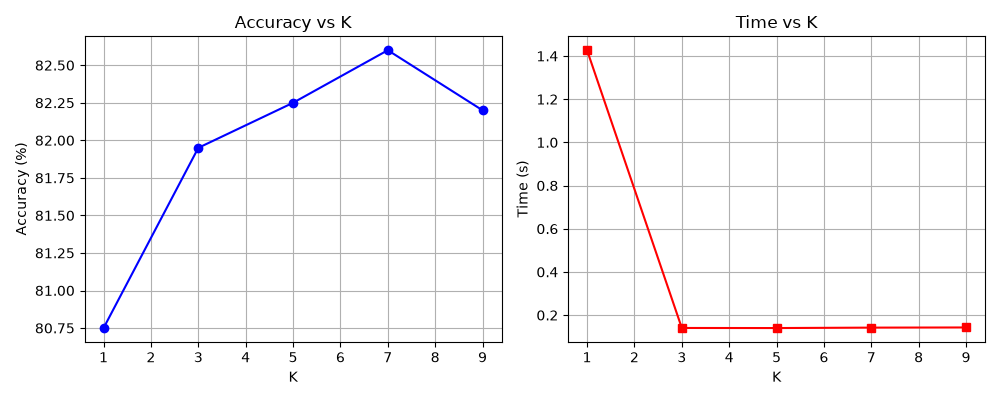

Write Python code to recreate this figure.
import time
import matplotlib.pyplot as plt
from sklearn.datasets import fetch_openml
from sklearn.metrics import accuracy_score
from sklearn.neighbors import KNeighborsClassifier

mnist = fetch_openml("Fashion-MNIST", version=1, as_frame=False)
X, y = mnist.data / 255.0, mnist.target.astype(int)

X_train, X_test = X[:10000], X[60000:62000]
y_train, y_test = y[:10000], y[60000:62000]

k_values = [1, 3, 5, 7, 9]
accuracies, times = [], []

for k in k_values:
    model = KNeighborsClassifier(n_neighbors=k)
    model.fit(X_train, y_train)
    start = time.time()
    pred = model.predict(X_test)
    times.append(time.time() - start)
    accuracies.append(accuracy_score(y_test, pred) * 100)
    print(f"K={k}  Accuracy={accuracies[-1]:.2f}%  Time={times[-1]:.3f}s")

print("\nK Value | Accuracy | Time")
for k, a, t in zip(k_values, accuracies, times):
    print(f"{k:^7} | {a:.2f}%   | {t:.3f}s")

plt.figure(figsize=(10, 4))
plt.subplot(1, 2, 1)
plt.plot(k_values, accuracies, "bo-")
plt.xlabel("K")
plt.ylabel("Accuracy (%)")
plt.title("Accuracy vs K")
plt.grid()

plt.subplot(1, 2, 2)
plt.plot(k_values, times, "rs-")
plt.xlabel("K")
plt.ylabel("Time (s)")
plt.title("Time vs K")
plt.grid()

plt.tight_layout()
plt.savefig("exp8.png")
plt.show()
